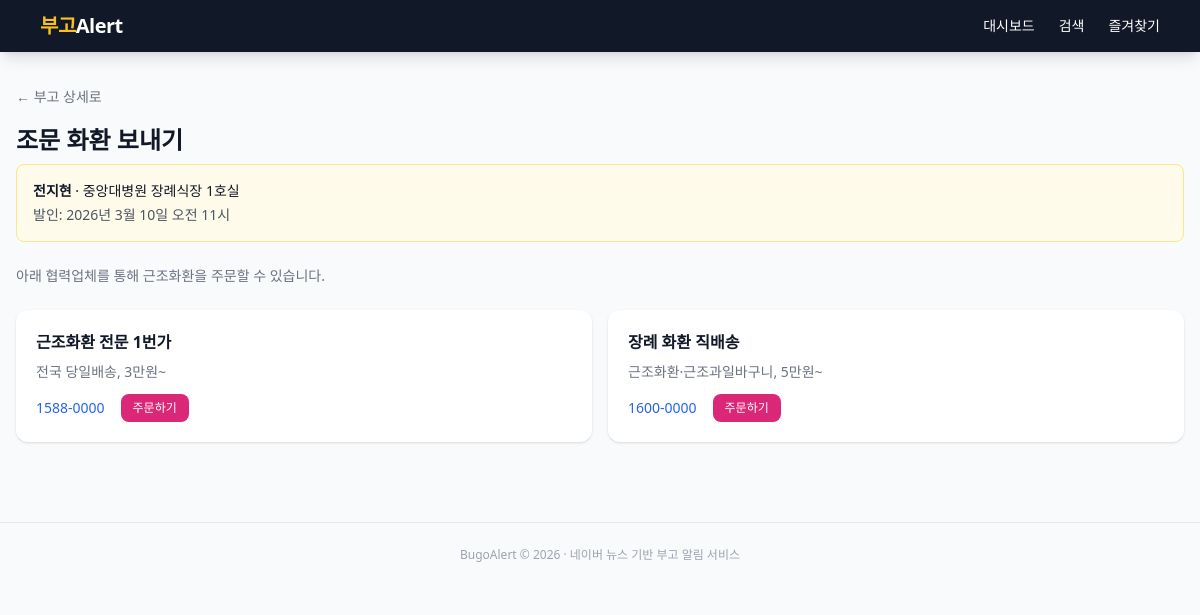
Screenshot of /flower/order/406 with the database file from the repository.
### app/models.py (models this page shows)
class Obituary(Base):
    __tablename__ = "obituaries"
    id = Column(Integer, primary_key=True, autoincrement=True)
    source_url = Column(String(512), nullable=False)
    source_urls = Column(Text, nullable=True)  # JSON 배열: 병합된 모든 기사 URL
    title = Column(String(512), nullable=False)
    key_person = Column(String(100))
    organization = Column(String(200))
    position = Column(String(200))
    deceased_name = Column(String(100))
    deceased_age = Column(String(50))
    relationship = Column(String(100))
    related_persons = Column(Text)
    funeral_hall = Column(String(200))
    room_number = Column(String(50))
    funeral_date = Column(String(100))
    funeral_time = Column(String(50))
    contact = Column(String(100))
    remarks = Column(Text)
    raw_text = Column(Text)
    published_at = Column(DateTime)
    created_at = Column(DateTime, default=datetime.utcnow)
    dedup_key = Column(String(200), unique=True, nullable=True)
    __table_args__ = (
        Index("ix_obituaries_key_person", "key_person"),
        Index("ix_obituaries_org", "organization"),
        Index("ix_obituaries_published", "published_at"),
        Index("ix_obituaries_dedup", "dedup_key"),
        Index("ix_obituaries_source_url", "source_url"),
    )

### app/routers/flower_order.py (the view)
@router.get("/order/{obituary_id}")
async def flower_order_page(
    request: Request,
    obituary_id: int,
    db: Session = Depends(get_db),
):
    obit = db.query(Obituary).filter(Obituary.id == obituary_id).first()
    if obit is None:
        raise HTTPException(status_code=404, detail="부고를 찾을 수 없습니다")
    return request.app.state.templates.TemplateResponse(
        "flower_order.html",
        {
            "request": request,
            "obit": obit,
            "vendors": PARTNER_VENDORS,
        },
    )

### app/templates/flower_order.html (shortened to what this page needs)
{% extends "base.html" %}
{% block content %}
<div class="mb-4">
  {% if obit %}
  <a href="/obituary/{{ obit.id }}" class="text-sm text-gray-500 hover:text-gray-700">&larr; 부고 상세로</a>
  {% else %}
  <a href="/" class="text-sm text-gray-500 hover:text-gray-700">&larr; 목록으로</a>
  {% endif %}
</div>
<h1 class="text-2xl font-bold mb-2">조문 화환 보내기</h1>
{% if obit %}
<div class="bg-amber-50 border border-amber-200 rounded-lg p-4 mb-6 text-sm">
  <p><strong>{{ obit.deceased_name or '고인' }}</strong>
    {% if obit.funeral_hall %} &middot; {{ obit.funeral_hall }}{% endif %}
    {% if obit.room_number %} {{ obit.room_number }}{% endif %}
  </p>
  {% if obit.funeral_date %}
  <p class="text-gray-600 mt-1">발인: {{ obit.funeral_date|format_funeral_date_full }} {{ obit.funeral_time or '' }}</p>
  {% endif %}
</div>
{% endif %}
<p class="text-gray-500 text-sm mb-6">아래 협력업체를 통해 근조화환을 주문할 수 있습니다.</p>
<div class="grid grid-cols-1 md:grid-cols-2 gap-4">
  {% for v in vendors %}
  <div class="bg-white rounded-xl shadow p-5 hover:shadow-md transition">
    <h3 class="font-bold text-base mb-2">{{ v.name }}</h3>
    <p class="text-sm text-gray-500 mb-3">{{ v.note }}</p>
    <div class="flex items-center gap-4 text-sm">
      <a href="tel:{{ v.phone }}" class="text-blue-600 hover:underline">{{ v.phone }}</a>
      <a href="{{ v.url }}" target="_blank"
         class="px-3 py-1.5 bg-pink-600 text-white rounded-lg text-xs font-medium hover:bg-pink-700 transition">
        주문하기
      </a>
    </div>
  </div>
  {% endfor %}
</div>
{% endblock %}

### app/templates/base.html (style rules this page uses)
html { font-size: clamp(14px, 2vw, 16px); }
body { font-size: 1rem; }

### rows the page displays
Obituary: deceased_name "전지현", funeral_hall "중앙대병원 장례식장", room_number "1호실", funeral_date "2026년 3월 10일", funeral_time "오전 11시"

### other values shown
{{ v.name }} "근조화환 전문 1번가" "장례 화환 직배송"
{{ v.note }} "전국 당일배송, 3만원~" "근조화환·근조과일바구니, 5만원~"
{{ v.phone }} "1588-0000" "1600-0000"
